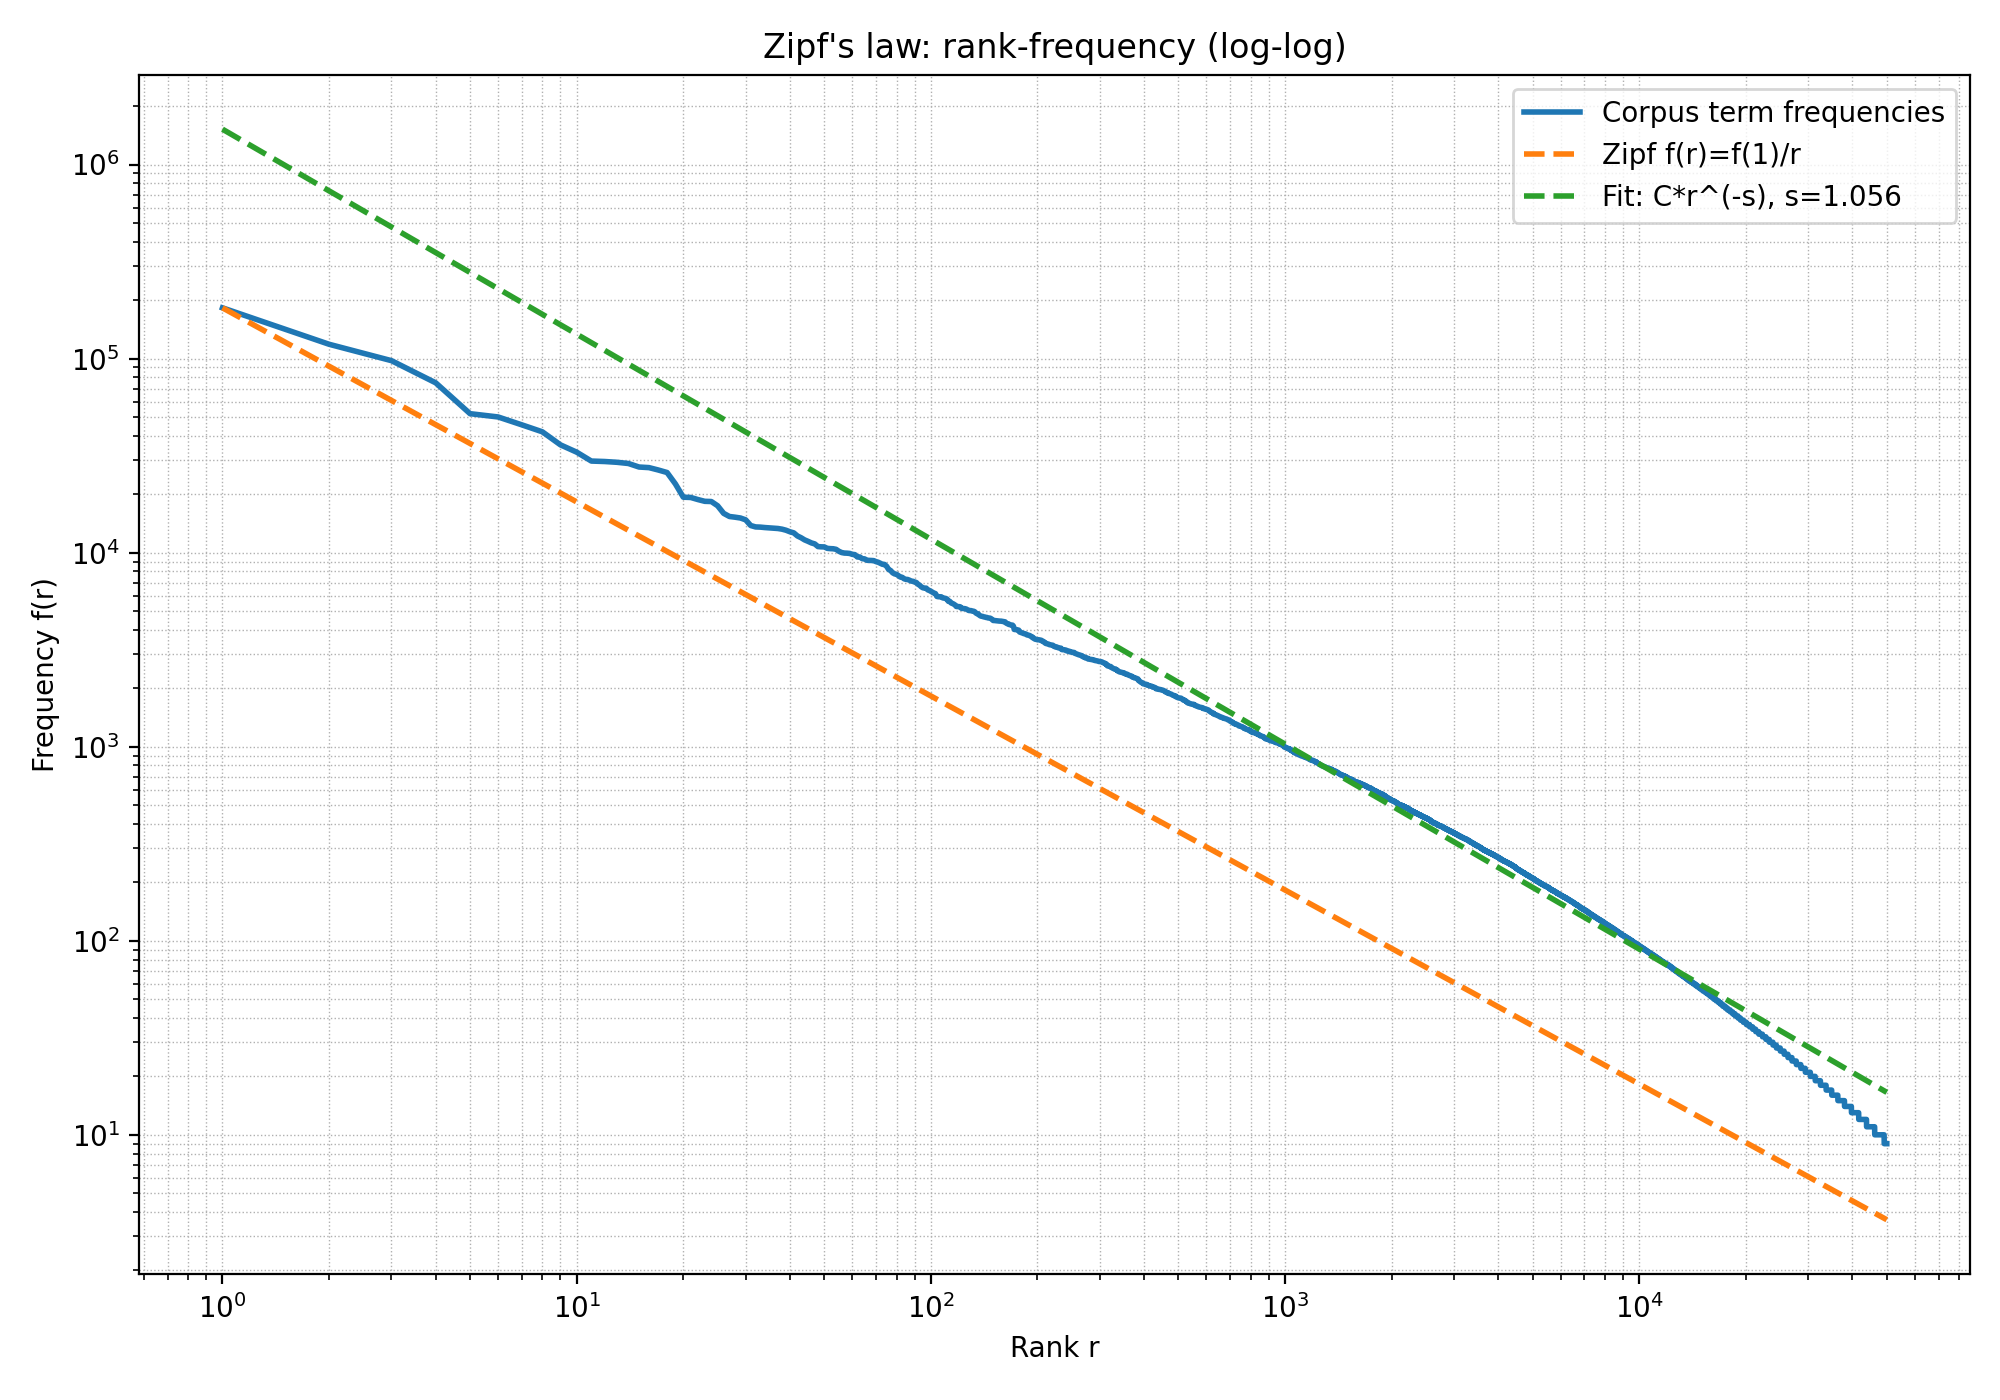

Generate this figure with Python:
import argparse
import math
import re
from collections import Counter

import matplotlib.pyplot as plt
from pymongo import MongoClient


TOKEN_RE = re.compile(r"[a-zA-Zа-яА-ЯёЁ0-9]+", re.UNICODE)

def tokenize(text: str):
    text = text.lower().replace("ё", "е")
    toks = TOKEN_RE.findall(text)
    out = []
    for t in toks:
        if len(t) < 2:
            continue
        if t.isdigit():
            continue
        out.append(t)
    return out


def load_terms_from_mongo(uri: str, db: str, coll: str, field: str, limit: int = 0):
    client = MongoClient(uri)
    c = client[db][coll]
    cur = c.find({field: {"$type": "string"}}, {field: 1, "_id": 0})
    if limit > 0:
        cur = cur.limit(limit)
    for doc in cur:
        yield doc.get(field, "")


def fit_zipf(rank, freq, r_min=1, r_max=50000):
    r_min = max(1, r_min)
    r_max = min(len(freq), r_max)

    xs, ys = [], []
    for r in range(r_min, r_max + 1):
        f = freq[r - 1]
        if f <= 0:
            continue
        xs.append(math.log(r))
        ys.append(math.log(f))

    n = len(xs)
    if n < 2:
        return None

    x_mean = sum(xs) / n
    y_mean = sum(ys) / n
    num = sum((xs[i] - x_mean) * (ys[i] - y_mean) for i in range(n))
    den = sum((xs[i] - x_mean) ** 2 for i in range(n))
    b = num / den
    a = y_mean - b * x_mean

    s = -b
    C = math.exp(a)
    return C, s


def main():
    ap = argparse.ArgumentParser()
    ap.add_argument("--uri", required=True, help="Mongo URI, e.g. mongodb://localhost:27017 or mongodb://mongo:27017")
    ap.add_argument("--db", required=True)
    ap.add_argument("--coll", required=True)
    ap.add_argument("--field", default="text")
    ap.add_argument("--limit_docs", type=int, default=0, help="0 = all")
    ap.add_argument("--max_terms_plot", type=int, default=50000, help="max ranks to plot")
    ap.add_argument("--fit_r_min", type=int, default=50)
    ap.add_argument("--fit_r_max", type=int, default=20000)
    ap.add_argument("--out", default="zipf.png")
    args = ap.parse_args()

    cnt = Counter()
    docs = 0

    for text in load_terms_from_mongo(args.uri, args.db, args.coll, args.field, args.limit_docs):
        docs += 1
        cnt.update(tokenize(text))
        if docs % 1000 == 0:
            print(f"processed docs: {docs}, unique terms: {len(cnt)}")

    print(f"Total docs: {docs}")
    print(f"Unique terms: {len(cnt)}")
    if not cnt:
        print("No terms found.")
        return

    freqs = [f for _, f in cnt.most_common()]
    n_plot = min(args.max_terms_plot, len(freqs))
    ranks = list(range(1, n_plot + 1))
    y = freqs[:n_plot]

    f1 = freqs[0]
    zipf1 = [f1 / r for r in ranks]

    fit = fit_zipf(ranks, freqs, args.fit_r_min, args.fit_r_max)
    if fit:
        C, s = fit
        zipf_fit = [C * (r ** (-s)) for r in ranks]
        print(f"Fitted Zipf: f(r) = {C:.3g} * r^(-{s:.3f})  (fit ranks {args.fit_r_min}-{args.fit_r_max})")
    else:
        zipf_fit = None
        print("Not enough data to fit Zipf.")

    plt.figure(figsize=(10, 7))
    plt.loglog(ranks, y, label="Corpus term frequencies", linewidth=2)
    plt.loglog(ranks, zipf1, "--", label="Zipf f(r)=f(1)/r", linewidth=2)
    if zipf_fit:
        plt.loglog(ranks, zipf_fit, "--", label=f"Fit: C*r^(-s), s={s:.3f}", linewidth=2)

    plt.title("Zipf's law: rank-frequency (log-log)")
    plt.xlabel("Rank r")
    plt.ylabel("Frequency f(r)")
    plt.grid(True, which="both", linestyle=":", linewidth=0.5)
    plt.legend()
    plt.tight_layout()
    plt.savefig(args.out, dpi=200)
    print(f"Saved plot to {args.out}")


if __name__ == "__main__":
    main()